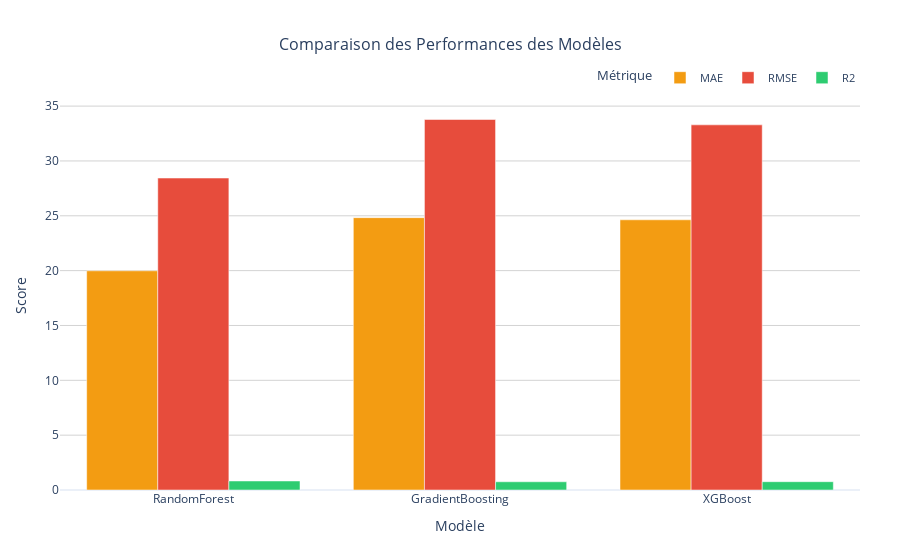

Notebook cell for this chart:
### Code cell
# 7.4 Visualisation des performances
fig_models = px.bar(
    perf_df.reset_index().melt(id_vars='index', var_name='Métrique', value_name='Score'),
    x='index',
    y='Score',
    color='Métrique',
    title='Comparaison des Performances des Modèles',
    labels={'index': 'Modèle', 'Score': 'Score'},
    barmode='group',
    color_discrete_map={'MAE': COLOR_PALETTE['warning'], 'RMSE': COLOR_PALETTE['danger'], 'R2': COLOR_PALETTE['secondary']}
)
fig_models.update_layout(
    height=550,
    width=900,
    template='plotly_white',
    title_font_size=16,
    title_x=0.5,
    xaxis=dict(title_font_size=14, tickfont_size=12),
    yaxis=dict(title_font_size=14, tickfont_size=12, showgrid=True, gridcolor='lightgray'),
    legend=dict(title_font_size=13, font_size=11, orientation="h", yanchor="bottom", y=1.02, xanchor="right", x=1),
    margin=dict(l=60, r=40, t=100, b=60)
)
fig_models.show()

### Figure 1 — Plotly figure (JSON) as saved in the notebook; plotly's stock layout.template omitted (floating-point values rounded to 4 significant figures)
{"data": [{"alignmentgroup": "True", "hovertemplate": "Métrique=MAE<br>Modèle=%{x}<br>Score=%{y}<extra></extra>", "legendgroup": "MAE", "marker": {"color": "#f39c12", "pattern": {"shape": ""}}, "name": "MAE", "offsetgroup": "MAE", "orientation": "v", "showlegend": true, "textposition": "auto", "type": "bar", "x": ["RandomForest", "GradientBoosting", "XGBoost"], "xaxis": "x", "y": [19.99, 24.83, 24.64], "yaxis": "y"}, {"alignmentgroup": "True", "hovertemplate": "Métrique=RMSE<br>Modèle=%{x}<br>Score=%{y}<extra></extra>", "legendgroup": "RMSE", "marker": {"color": "#e74c3c", "pattern": {"shape": ""}}, "name": "RMSE", "offsetgroup": "RMSE", "orientation": "v", "showlegend": true, "textposition": "auto", "type": "bar", "x": ["RandomForest", "GradientBoosting", "XGBoost"], "xaxis": "x", "y": [28.44, 33.78, 33.29], "yaxis": "y"}, {"alignmentgroup": "True", "hovertemplate": "Métrique=R2<br>Modèle=%{x}<br>Score=%{y}<extra></extra>", "legendgroup": "R2", "marker": {"color": "#2ecc71", "pattern": {"shape": ""}}, "name": "R2", "offsetgroup": "R2", "orientation": "v", "showlegend": true, "textposition": "auto", "type": "bar", "x": ["RandomForest", "GradientBoosting", "XGBoost"], "xaxis": "x", "y": [0.8229, 0.7502, 0.7574], "yaxis": "y"}], "layout": {"barmode": "group", "height": 550, "legend": {"font": {"size": 11}, "orientation": "h", "title": {"font": {"size": 13}, "text": "Métrique"}, "tracegroupgap": 0, "x": 1, "xanchor": "right", "y": 1.02, "yanchor": "bottom"}, "margin": {"b": 60, "l": 60, "r": 40, "t": 100}, "title": {"font": {"size": 16}, "text": "Comparaison des Performances des Modèles", "x": 0.5}, "width": 900, "xaxis": {"anchor": "y", "domain": [0, 1], "tickfont": {"size": 12}, "title": {"font": {"size": 14}, "text": "Modèle"}}, "yaxis": {"anchor": "x", "domain": [0, 1], "gridcolor": "lightgray", "showgrid": true, "tickfont": {"size": 12}, "title": {"font": {"size": 14}, "text": "Score"}}}}
